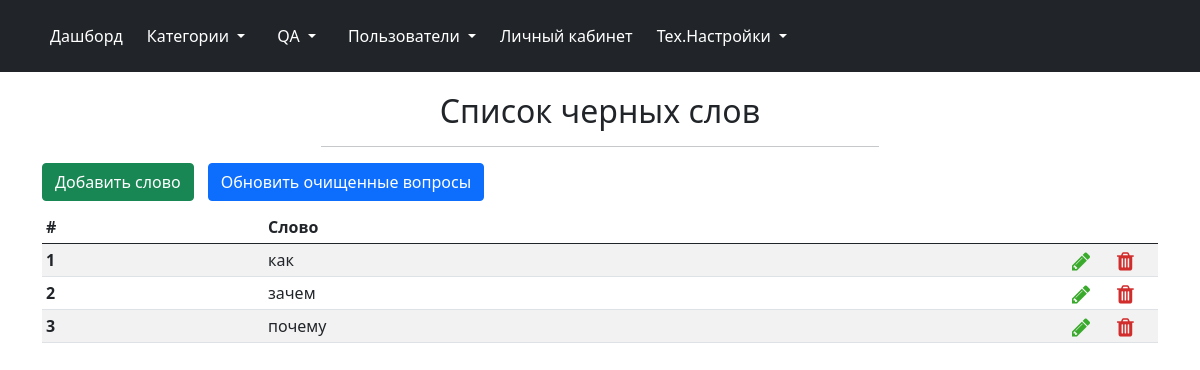
Page /admin/black_words (signed in) on the earlier database version.
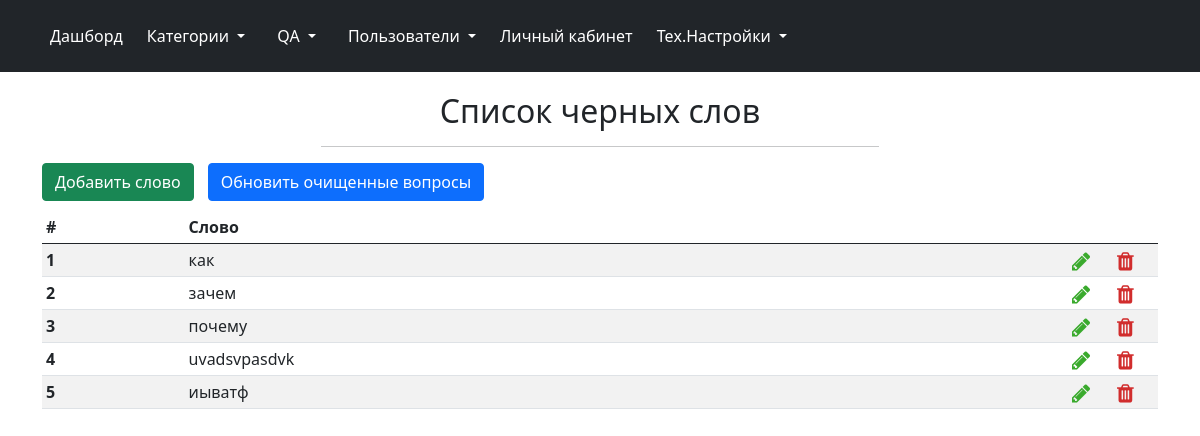
Same page on the later database version.
### models.py (models this page shows, shortened)
class BlackWords(db.Model):
    id = db.Column(db.Integer, primary_key=True)
    word = db.Column(db.String(100), nullable=False)

### admin/admin.py (the view)
@admin.route('/black_words')
@login_required
def black_words():
    if not current_user.right_black_word:
        return render_template('admin/access_denied.html')
    add_black_word_form = forms.AddBlackWordForm()
    edit_black_word_form = forms.EditBlackWordForm()
    delete_black_word_form = forms.DeleteBlackWordForm()
    try:
        black_words = BlackWords.query
    except NameError:
        return "Ошибка чтения из БД"
    return render_template('admin/black_words.html', add_black_word_form=add_black_word_form,
                           edit_black_word_form=edit_black_word_form, delete_black_word_form=delete_black_word_form,
                           black_words=black_words, word_type="black")

### admin/admin.py (called while the page is built)
@admin.before_request
def before_request():
    if current_user.is_authenticated:
        if current_user.is_deactivated:
            logout_user()
            flash("Ваш аккаунт заблокирован. Для получения дополнительных сведений обратитесь к администратору",
                  category='danger')
            return redirect(url_for('.login'))

### app.py (called while the page is built)
@login_manager.user_loader
def load_user(user_id):
    return Users.query.get(user_id)

### admin/templates/admin/black_words.html (shortened to what this page needs)
{% extends 'admin/base.html' %}
{% import "admin/macros.html" as macros %}
{% set text_word_type = "черн" if word_type == "black" else "бел" %}
{% block page_header %}
Список {{ text_word_type -}}ых слов
{% endblock %}
{% block body %}
<div class="btn_container">
	<button type="button" class="btn btn-success button_active" data-bs-toggle="modal" data-bs-target="#addModal">
		Добавить слово
	</button>
	{% set current_url = url_for('.black_words') if word_type == "black" else url_for('.white_words') %}
	<a href="{{ url_for('.update_cleared_questions_dbase', next_to=current_url) }}" class="btn btn-primary button_active" title="Обновление очищенных вопросов займет ~10 секунд. Это необходимо делать только после изменений базы синонимов, черного и белого списков">Обновить очищенные вопросы</a>
</div>
<table class="table table-striped table-sm">
	<thead>
		<tr>
			<th scope="col">#</th>
			<th scope="col">Слово</th>
			<th scope="col"></th>
			<th scope="col"></th>
		</tr>
	</thead>
	<tbody>
		{% for black_word in black_words %}
		<tr class="table_line_item" data-id="{{ black_word.id }}" data-name="{{ black_word.word }}">
			<th scope="row"></th>
			<td>{{ black_word.word }}</td>
			<td scope="col" width="45"><i class="fa fa-pencil fa-lg table_action_icon edit_icon" aria-hidden="true" data-bs-toggle="modal" data-bs-target="#editModal" title="Редактировать"></i></td>
			<td scope="col" width="45"><i class="fa fa-trash fa-lg table_action_icon delete_icon" aria-hidden="true" data-bs-toggle="modal" data-bs-target="#deleteModal" title="Удалить"></i></td>
		</tr>
		{% endfor %}
	</tbody>
</table>
{% endblock %}

### admin/templates/admin/base.html (shortened to what this page needs)
<!DOCTYPE html>
<html lang="ru">
<head>
	<link href="https://cdn.jsdelivr.net/npm/bootstrap@5.0.1/dist/css/bootstrap.min.css" rel="stylesheet">
	<link rel="stylesheet" href="{{ url_for('static', filename='libraries/css/font-awesome.min.css') }}">
	<link rel="stylesheet" href="{{ url_for('.static', filename='css/style.css') }}">
</head>
<body>
	<header class="p-3 bg-dark text-white">
		<div class="container">
			<div class="d-flex flex-wrap align-items-center justify-content-center justify-content-lg-start">
				<ul class="nav col-12 col-lg-auto me-lg-auto mb-2 justify-content-center mb-md-0">
					<li><a href="{{ url_for('.index') }}" class="nav-link px-2 text-white">Дашборд</a></li>
					<li class="nav-item dropdown">
						<a class="nav-link dropdown-toggle text-white" href="{{ url_for('.category') }}" id="navbarDropdown" role="button" aria-expanded="false">
							Категории
						</a>
					</li>
					<li class="nav-item dropdown">
						<a class="nav-link dropdown-toggle text-white" href="{{ url_for('.qa') }}" id="navbarDropdown" role="button" aria-expanded="false">
							QA
						</a>
					</li>
					<li class="nav-item dropdown">
						<a class="nav-link dropdown-toggle text-white" href="{{ url_for('.users') }}" id="navbarDropdown" role="button" aria-expanded="false">
							Пользователи
						</a>
					</li>
					<li><a href="{{ url_for('.account') }}" class="nav-link px-2 text-white">Личный кабинет</a></li>
					<li class="nav-item dropdown">
						<span class="nav-link dropdown-toggle text-white" id="navbarDropdown" role="button" aria-expanded="false">
							Тех.Настройки
						</span>
					</li>
				</ul>
			</div>
		</div>
	</header>
	<div class="container">
		<div class="col-6 offset-3">
			<h2 class="account_title">{% block page_header %}{% endblock %}</h2>
			<hr>
		</div>
		{% block body %}{% endblock %}
	</div>
</body>
</html>

### admin/static/css/style.css (style rules this page uses)
header { margin-bottom: 20px; }
.delete_icon { color: #d12d2d; }
.edit_icon { color: #3aaa2d; }
.table_action_icon { cursor: pointer; }
.account_title, .change_psswd { text-align: center; }
.btn_container { margin-bottom: 10px; }
.button_active { margin-right: 10px; }

Differences in the rows shown:
added BlackWords: word "uvadsvpasdvk"
added BlackWords: word "иыватф"
